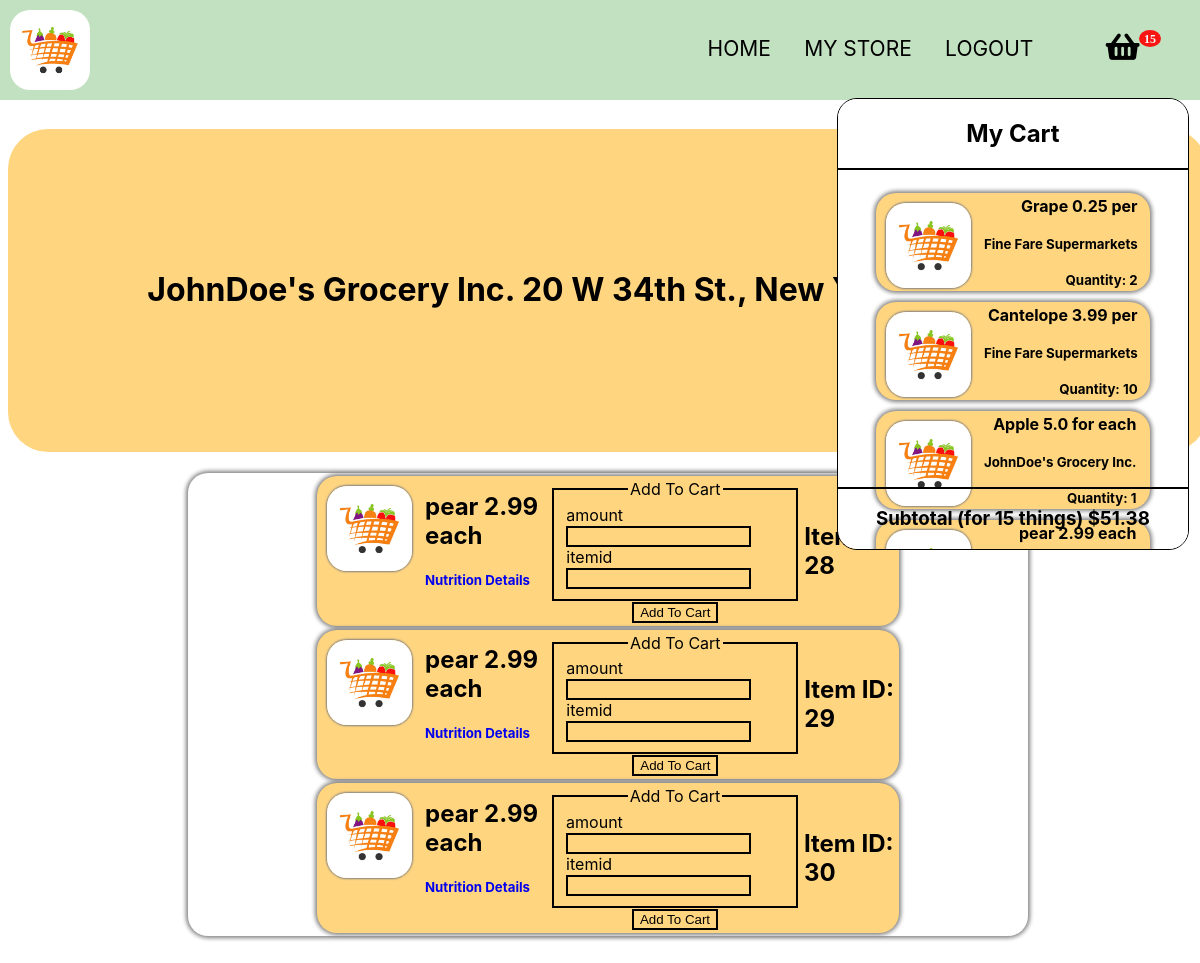
Screenshot of /store/JohnDoe's Grocery Inc. (signed in) with the database file from the repository.
### src/app.py (models this page shows)
class CartItems(db.Model):
    __tablename__ = 'cart'
    itemid = db.Column(db.Integer, primary_key = True)
    itemname = db.Column(db.String(20), nullable = False)
    quantity = db.Column(db.Integer, nullable = False)
    unit = db.Column(db.String(10), nullable = False)
    price = db.Column(db.Float, nullable = False)
    seller = db.Column(db.String(100), nullable = False)
    userid = db.Column(db.Integer, db.ForeignKey("user.id"))

class Store(db.Model):
    __tablename__ = 'store'
    storeid = db.Column(db.Integer, primary_key = True)
    storename = db.Column(db.String(50), nullable = True)
    storeaddress = db.Column(db.String(100), nullable = True)
    storelat = db.Column(db.Float, nullable = True)
    storelong = db.Column(db.Float, nullable = True)
    storeowner = db.Column(db.String(20), nullable = True)
    cart = db.relationship("Inventory")
    userid = db.Column(db.Integer, db.ForeignKey("user.id"))

class Inventory(db.Model):
    __tablename__ = 'inventory'
    inventoryid = db.Column(db.Integer, primary_key = True)
    itemname = db.Column(db.String(20), nullable = False)
    price = db.Column(db.Float, nullable = False)
    unit = db.Column(db.String(10), nullable = False)
    storeid = db.Column(db.Integer, db.ForeignKey("store.storeid"))

### src/app.py (the view, shortened to what this page needs)
@app.route('/store/<storename>', methods=['GET', 'POST'])
def storename(storename):
    form = AddToCart()
    query = Inventory.query.filter_by(storeid = Store.query.filter_by(storename = storename).first().storeid).all()
    store = Store.query.filter_by(storename = storename).first()
    user = User.query.filter_by(id = current_user.id).first()
    userscart = CartItems.query.filter_by(userid = user.id).all()
    subtotal = 0
    itemamount = 0
    for thing in userscart:
        itemamount += thing.quantity
        subtotal += thing.price * thing.quantity
    return render_template('shop.html', shopinventory = query, store = store, form = form, cart = userscart, subtotal = subtotal, itemamount = itemamount)

### src/forms.py
class AddToCart(FlaskForm):
    amount = IntegerField('amount', validators=[DataRequired()])
    itemid = IntegerField('itemid ', validators=[DataRequired()])
    submit = SubmitField("Add To Cart")

### src/app.py (called while the page is built)
@login_manager.user_loader
def load_user(user_id):
    return User.query.get(int(user_id))

### templates/shop.html (shortened to what this page needs)
<!DOCTYPE HTML>
<html>
	<head>
		<link href="https://use.fontawesome.com/releases/v5.0.1/css/all.css" rel="stylesheet">
	</head>
	<body class="is-preload">
        <br>
		<br>
		<br>
		<br>
		<br>
		<div class="container">
			<img class = 'logo' src="{{ url_for('static', filename = 'images/grocerylogo.jpeg') }}">
			<nav>
				<ul id = 'subpages'>
					<li><a href="/main">HOME</a></li>
					<li><a href="/mystore/{{current_user.name}}">MY STORE</a></li>
					<li id="logout"><a href="/logout">LOGOUT</a></li>
                    <div id="container" style="display:inline-block; position: absolute; height: 100%;">
						<ul>
							<li id="li1"> <i class="fa badge fa-lg" style='font-size:30px'value={{itemamount}}>&#xf291; </i>
								<div class="popupMenu">
									<div class = "upperdiv">
										<h1 style="text-align: center; border-bottom: 2px solid black; padding-bottom: 20px;"> My Cart</h1>
										<table class = "carttable">
											{% for thing in cart %}
												<tr>
													<td>
														<div class = 'itemdiv'>
															<img src="{{ url_for('static', filename = 'images/grocerylogo.jpeg') }}" class="itemimage">
															<table class="carttdtable">
																<tr class="carttr">
																	<td class="carttd">
																	<h4 class = "iteminfo" style = "margin: 0px;"> {{thing.itemname}} {{thing.price}} {{thing.unit}}</h4> <br> <h5 class = "iteminfo" style = "margin: 0px;"> {{thing.seller}} </h5> <br> <h5 class = "iteminfo" style = "margin: 0px;"> Quantity: {{thing.quantity}} </h5> </td>
																	</td>
																</tr>
															</table>
														</div>
											{% endfor %}
									<div class="lowerdiv">
										<h3> Subtotal (for {{itemamount}} things) ${{"%.2f"|format(subtotal)}} </h3>
									</div>
		<h1 class = 'title'> {{store.storename}} {{store.storeaddress}} </h1>
        <div class = 'tablediv'>
            <table class = "inventorytable">
            {% for thing in shopinventory %}
            <tr>
                <td>
                <div class = 'itemdiv'>
                    <img src="{{ url_for('static', filename = 'images/grocerylogo.jpeg') }}" class="itemimage">
                    <table>
                        <tr>
                            <td> <h2 class = "iteminfo"> {{thing.itemname}} {{thing.price}} {{thing.unit}} <br> </h2> <h5> <a href="/nutritionaldetails/{{thing.itemname}}" target="_blank">Nutrition Details</a> </h5> </td>
                            <td>
                                <div class = "addtocart">
                                    <form method="post" action="">
                                        <fieldset>
                                            <legend class = "cartlegend">Add To Cart</legend>
                                            <div>
                                                {{ form.amount.label(class = "form-control-label") }}
                                                {{ form.amount(class = "form-control form-control-lg") }}
                                            </div>
                                            <div>
                                                {{ form.itemid.label(class = "form-control-label") }}
                                                {{ form.itemid(class = "form-control form-control-lg") }}
                                            </div>
                                        </fieldset>
                                        <div class = 'fieldbutton'>
                                            {{ form.submit(class = "btn btn-outline-info") }}
                                        </div>
                                    </form>
                                </div>
                            </td>
                            <td>
                                <h2>Item ID: {{thing.inventoryid}} </h2>
                            </td>
                        </tr>
                    </table>
                </div>
                </td>
            </tr>
            {% endfor %}
            </table>
        </div>
	</body>
</html>

### templates/shop.html (style rules this page uses)
.upperdiv { overflow: scroll; }
.lowerdiv { border-top: 2px solid black; position: absolute; bottom: 0px; text-align: center; width: 100%; }
.carttable { margin: 0 auto; width: 80%; }
.itemimage { height: 90px; width: 90px; float: left; border-radius: 20px; margin-right: 10px; }
#logout { margin-right: 10vh; }
#container { right: -80px; top: 16px; margin-right: 5vh; }
.popupMenu { width: 350px; height: 450px; border: 1px solid black; position: absolute; top: 62px; right: -20px; background-color: white; border-radius: 20px; overflow: scroll; }
ul li { position: relative }
.badge:after { content:attr(value); font-size:12px; color: #fff; background: red; border-radius:50%; padding: 2px 5px; position:relative; left:-8px; top:-15px; opacity:0.9; }
.tablediv { width: 70%; margin:0 auto; background-color: white; border-radius: 20px; box-shadow: 0 0 4px 2px gray; }
.cartlegend { text-align: center; }
.fieldbutton { text-align: center; }
.title { padding: 50px; background-color: green; height: 20vh; line-height: 20vh; text-align: center; background-color: rgb(255, 213, 128); border-radius: 40px; }
.itemimage { float: left; height: 85px; width: auto; margin: 10px; border-radius: 20px; box-shadow: 0 0 2px 1px gray; }
.iteminfo { margin:0 auto; }
.itemdiv { height: 20%; width: 60%; left: 20%; background-color: rgb(255, 213, 128); margin:0 auto; border-radius: 20px; min-width: 100%; box-shadow: 0 0 4px 2px gray; }
input { background-color: rgb(255, 213, 128); border: 2px solid black; }
.inventorytable { width: 70%; margin:0 auto; height: 100%; }
td { margin-bottom: 50px; }
fieldset { border: 2px solid black; }
html { height: 100%; width: 100%; }
body { height: 100%; width: 100%; font-family: Eina, -apple-system, BlinkMacSystemFont, "Segoe UI", Roboto, Helvetica, Arial, sans-serif; }
a { text-decoration: none; }
.logo { float: left; height: 80px; width: auto; margin: 10px; border-radius: 20px; }
body { height: 100%; width: 100%; }
nav ul { float: right; list-style: none; text-align: right; padding-top: 20px; margin-left: 0px; margin-right: 5vh; }
.container { background-color:rgb(193, 225, 193); position: fixed; width: 100%; top: 0px; left: 0px; }
.container::after { content: ''; display: table; clear: both; }
nav li { float: left; margin-left: 3vh; }
nav a { text-decoration: none; color: black; font-size: 21px; }

### rows the page displays
CartItems: itemname "Grape", price "0.25", unit "per", seller "Fine Fare Supermarkets", quantity "2"
CartItems: itemname "Cantelope", price "3.99", unit "per", seller "Fine Fare Supermarkets", quantity "10"
CartItems: itemname "Apple", price "5.0", unit "for each", seller "JohnDoe's Grocery Inc.", quantity "1"
CartItems: itemname "pear", price "2.99", unit "each"
Store: storename "JohnDoe's Grocery Inc.", storeaddress "20 W 34th St., New York, NY 10001"
Inventory: itemname "pear", price "2.99", unit "each", amount.label "amount", itemid.label "itemid", inventoryid "28"
Inventory: itemname "pear", price "2.99", unit "each", amount.label "amount", itemid.label "itemid", inventoryid "29"
Inventory: itemname "pear", price "2.99", unit "each", amount.label "amount", itemid.label "itemid", inventoryid "30"

### other values shown
{{ itemamount }} "15"
{{ "%.2f"|format(subtotal) }} "51.38"
